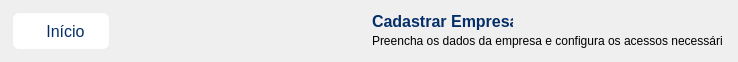
           <widget class="QWidget" name="configTitleRegisterCompany" native="true">
            <property name="maximumSize">
             <size>
              <width>16777215</width>
              <height>60</height>
             </size>
            </property>
            <property name="styleSheet">
             <string notr="true">#configTitleRegisterCompany {
	background-color: white;
	border: 1px solid lightgray;
	border-radius: 8px;
}</string>
            </property>
            <layout class="QHBoxLayout" name="horizontalLayout_6">
             <item>
              <widget class="QPushButton" name="homeButtonRegisterCompany">
               <property name="minimumSize">
                <size>
                 <width>100</width>
                 <height>40</height>
                </size>
               </property>
               <property name="maximumSize">
                <size>
                 <width>100</width>
                 <height>16777215</height>
                </size>
               </property>
               <property name="font">
                <font>
                 <pointsize>12</pointsize>
                </font>
               </property>
               <property name="cursor">
                <cursorShape>PointingHandCursor</cursorShape>
               </property>
               <property name="styleSheet">
                <string notr="true">#homeButtonRegisterCompany {
	background-color: white;
	border: 2px solid #EEEEEE;
 	border-radius: 8px;
	color: #042e67;
}

#homeButtonRegisterCompany:hover {
	background-color: #EEEEEE;
}</string>
               </property>
               <property name="text">
                <string>  Início</string>
               </property>
               <property name="icon">
                <iconset>
                 <normaloff>images/icone-Home-semfundo.png</normaloff>images/icone-Home-semfundo.png</iconset>
               </property>
               <property name="iconSize">
                <size>
                 <width>25</width>
                 <height>25</height>
                </size>
               </property>
              </widget>
             </item>
             <item>
              <spacer name="horizontalSpacer_4">
               <property name="orientation">
                <enum>Qt::Orientation::Horizontal</enum>
               </property>
               <property name="sizeHint" stdset="0">
                <size>
                 <width>255</width>
                 <height>20</height>
                </size>
               </property>
              </spacer>
             </item>
             <item>
              <widget class="QWidget" name="structureTitleRegisterCompany" native="true">
               <property name="minimumSize">
                <size>
                 <width>355</width>
                 <height>0</height>
                </size>
               </property>
               <widget class="QLabel" name="titleRegisterCompanyText">
                <property name="geometry">
                 <rect>
                  <x>0</x>
                  <y>0</y>
                  <width>141</width>
                  <height>21</height>
                 </rect>
                </property>
                <property name="text">
                 <string>&lt;html&gt;&lt;head/&gt;&lt;body&gt;&lt;p&gt;&lt;span style=&quot; font-size:12pt; font-weight:700; color:#042e67;&quot;&gt;Cadastrar Empresa&lt;/span&gt;&lt;/p&gt;&lt;/body&gt;&lt;/html&gt;</string>
                </property>
                <property name="alignment">
                 <set>Qt::AlignmentFlag::AlignCenter</set>
                </property>
               </widget>
               <widget class="QLabel" name="informationTextRegisterCompany">
                <property name="geometry">
                 <rect>
                  <x>0</x>
                  <y>20</y>
                  <width>351</width>
                  <height>20</height>
                 </rect>
                </property>
                <property name="text">
                 <string>Preencha os dados da empresa e configura os acessos necessários.</string>
                </property>
               </widget>
              </widget>
             </item>
            </layout>
           </widget>
